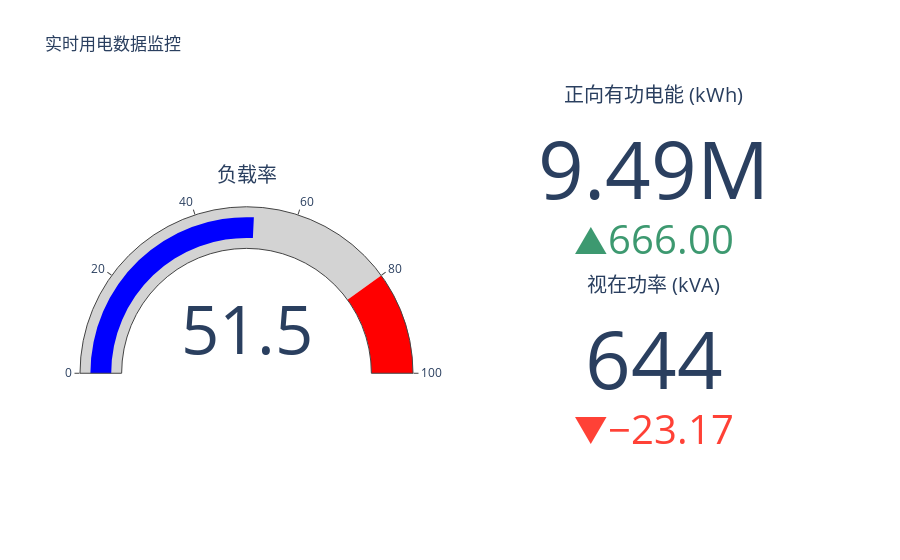

Notebook source saved alongside this figure:
### Markdown cell above
### 三相电流特性分析
#### 1.三相负载不平衡特征明显
C 相电流持续高于 A、B 相，多数时段为负载最重的相位（如 6 月 1 日 0 时 C 相 561.91 A，A 相 426.24 A，B 相 445.57 A；6 月 10 日 10 时 C 相 1245.25 A，A 相 900.37 A，B 相 1073.52 A）；
A 相和 B 相电流相对接近，整体负载轻于 C 相，反映三相用电分配存在差异。
#### 2.三相电流波动与功率同步
三相电流的日内变化趋势与视在功率高度一致：日间高峰时段（8:00-18:00）三相电流同步上升，深夜低谷时段同步下降，说明各相电流随整体用电负荷的增减而协同变化，电流波动是功率波动的直接体现。

### Code cell
# 取最后一条数据作为实时数据
last = df.iloc[-1]

# 仪表盘布局
dashboard = go.Figure()

# 负载率（gauge）
dashboard.add_trace(go.Indicator(
    mode="gauge+number",
    value=last['视在功率'] / 1250 * 100,  # 负载率计算
    title={"text": "负载率"},
    gauge={
        "axis": {"range": [0, 100]},
        "bar": {"color": "blue"},
        "steps": [
            {"range": [0, 80], "color": "lightgray"},
            {"range": [80, 100], "color": "red"}  # 重载警示
        ]
    },
    domain={'x': [0, 0.45], 'y': [0, 1]}
))

# 功率卡片（视在功率 + 有功功率）
dashboard.add_trace(go.Indicator(
    mode="number+delta",
    value=last['视在功率'],
    title={"text": "视在功率 (kVA)"},
    delta={"reference": df.iloc[-2]['视在功率'] if len(df)>1 else last['视在功率'], "valueformat": ".2f"},
    domain={'x': [0.55, 1], 'y': [0, 0.5]}
))
dashboard.add_trace(go.Indicator(
    mode="number+delta",
    value=last['正向有功电能'],
    title={"text": "正向有功电能 (kWh)"},
    delta={"reference": df.iloc[-2]['正向有功电能'] if len(df)>1 else last['正向有功电能'], "valueformat": ".2f"},
    domain={'x': [0.55, 1], 'y': [0.5, 1]}
))

# 布局优化
dashboard.update_layout(
    grid={'rows': 2, 'columns': 2, 'pattern': "independent"},
    title_text="实时用电数据监控"
)
dashboard.show()

### Figure 1 — Plotly figure (JSON) as saved in the notebook; plotly's stock layout.template omitted (floating-point values rounded to 4 significant figures)
{"data": [{"domain": {"x": [0, 0.45], "y": [0, 1]}, "gauge": {"axis": {"range": [0, 100]}, "bar": {"color": "blue"}, "steps": [{"color": "lightgray", "range": [0, 80]}, {"color": "red", "range": [80, 100]}]}, "mode": "gauge+number", "title": {"text": "负载率"}, "type": "indicator", "value": 51.5}, {"delta": {"reference": 666.9, "valueformat": ".2f"}, "domain": {"x": [0.55, 1], "y": [0, 0.5]}, "mode": "number+delta", "title": {"text": "视在功率 (kVA)"}, "type": "indicator", "value": 643.8}, {"delta": {"reference": 9492159, "valueformat": ".2f"}, "domain": {"x": [0.55, 1], "y": [0.5, 1]}, "mode": "number+delta", "title": {"text": "正向有功电能 (kWh)"}, "type": "indicator", "value": 9492825}], "layout": {"grid": {"columns": 2, "pattern": "independent", "rows": 2}, "title": {"text": "实时用电数据监控"}}}
